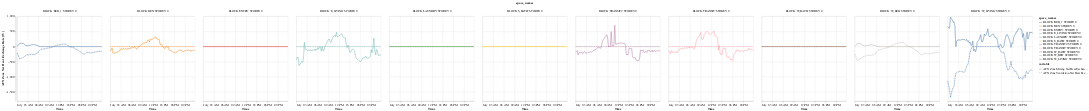

The code cell stored with this chart in its notebook:
### Code cell
chart = plot_by_zone(df, Labels.NET_HEAT_EXCHANGE)

### Figure 1 — Vega-Lite specification as saved in the notebook (floating-point values rounded to 4 significant figures; data arrays with more than 128 entries replaced by an {"elided": "..."} marker saying what was removed)
{"config": {"view": {"continuousWidth": 300, "continuousHeight": 300}}, "data": {"name": "data-1367151c06680f1cc354099d263dd48b"}, "facet": {"column": {"field": "space_names", "type": "nominal"}}, "spec": {"mark": {"type": "line"}, "encoding": {"color": {"field": "space_names", "type": "nominal"}, "strokeDash": {"field": "variable", "type": "nominal"}, "x": {"field": "datetimes", "sort": "ascending", "title": "Time", "type": "temporal"}, "y": {"field": "value", "title": "AFN Zone Net Heat Exchange Rate [W]", "type": "quantitative"}}}, "$schema": "https://vega.github.io/schema/vega-lite/v5.20.1.json", "datasets": {"data-1367151c06680f1cc354099d263dd48b": {"elided": "2112 records"}}}
